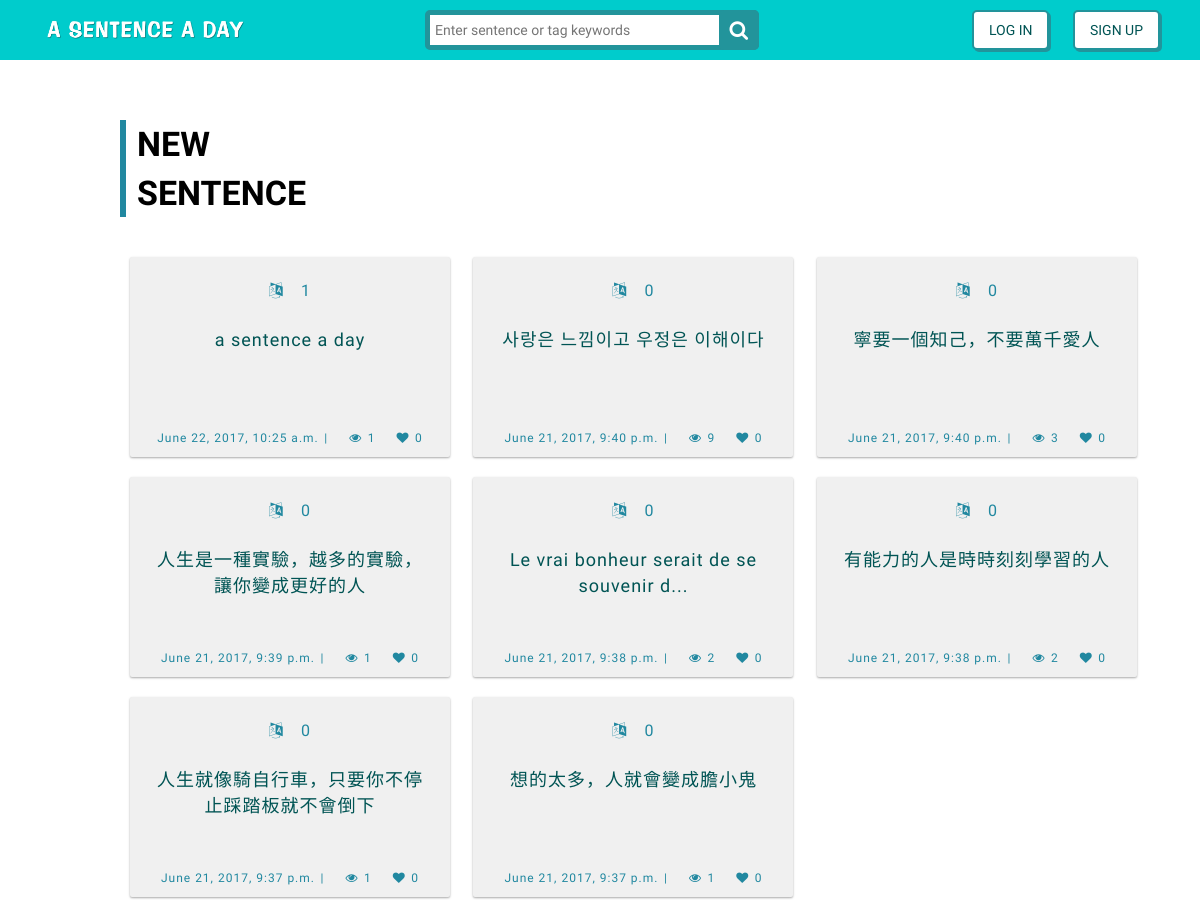
Before: / (upper part) with the older database file.
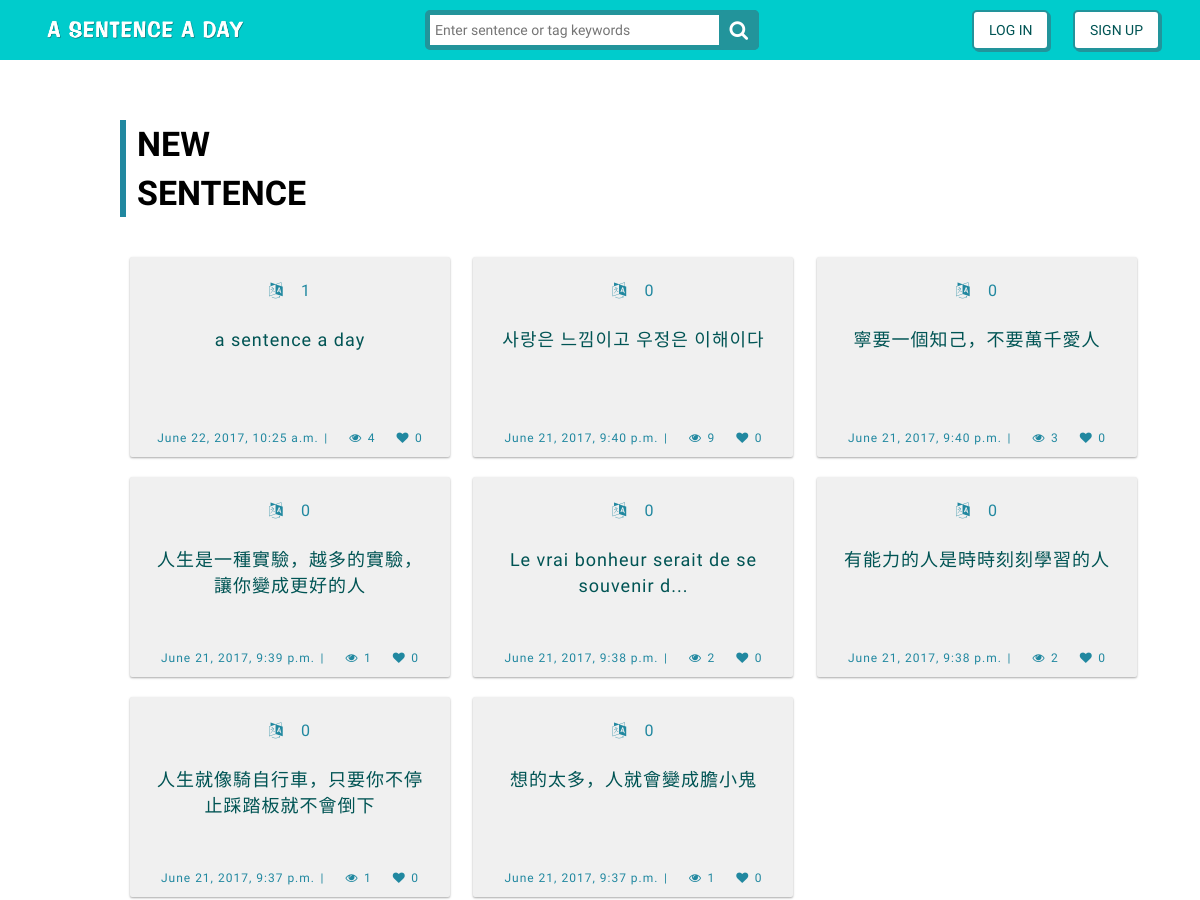
After: the same page with the newer database file.
### sentence/models.py (models this page shows, shortened)
class Sentence(models.Model):
	SID = models.AutoField(primary_key=True, null=False, unique=True)
	Date = models.DateTimeField(default=timezone.now, blank=True)
	Content = models.TextField()
	Sentence_tag = models.TextField(null=False, default='unknown')
	TopicID = models.ForeignKey('Topic',null=True,on_delete=models.CASCADE)
	UID = models.ForeignKey('User', on_delete=models.CASCADE)
	Likes = models.PositiveIntegerField(default=0)
	Views = models.PositiveIntegerField(default=0)
	Translation_count = models.PositiveIntegerField(default=0)

### sentence/views.py (the view)
# urls.py: url(r'^$', views.index,name="index"),
def index(request):
    sentencemodel_date_order = Sentence.objects.filter(Date__gt=datetime.datetime(2017, 1, 1, 0, 1)).order_by('-Date')[:8]
    sentencemodel_like_order = Sentence.objects.filter(Date__gt=datetime.datetime(2017, 1, 1, 0, 1)).order_by('-Likes')[:8]
    uid = request.session.get('UID')
    if User.objects.filter(UID = uid).exists():
        if request.session.get('UID'):
            uid = request.session.get('UID')
            usermodel = User.objects.get(UID=uid)
            allMessage = Message.objects.filter(RoomUID=uid)
            context = {'username': usermodel,'sentence_content': sentencemodel_like_order,
            'sentence_content_date': sentencemodel_date_order,'extend_index': 'sentence/background.html'
            ,'allMessage':allMessage}
            return render(request, "sentence/index.html",context)
        else:
            print('logout index')
            context = {'sentence_content': sentencemodel_like_order,'sentence_content_date': sentencemodel_date_order
            ,'extend_index': 'sentence/background.html'}
            return render(request, "sentence/index.html",context)
    else:
        context = {'sentence_content': sentencemodel_like_order,'sentence_content_date': sentencemodel_date_order
        ,'extend_index': 'sentence/background.html'}
        return render(request, "sentence/index.html",context)
    context = {'sentence_content': sentencemodel_like_order,'sentence_content_date': sentencemodel_date_order
        ,'extend_index': 'sentence/background.html'}
    return render(request, "sentence/index.html",context)

### sentence/templates/sentence/index.html (shortened to what this page needs)
{% extends 'sentence/background.html' %}
{% load staticfiles %}
{% load tz %}
{% block content1 %}
{% if username %}
<div class="inputfield-container">
    <section>
        <div class="row">
            <div class="col-md-12 fields" id="post-btn" data-toggle="modal">
                <label for="input">What do you want to say today?</label>
                <input id="input" type='text'></input>
            </div>
        </div>
    </section>
</div>
            <div class="modal fade" id="post-modal" role="dialog">
                <div class="modal-dialog">
                    <div class="post-box sentence">
                        <div class="top" style="padding: 15px;">
                            <button type="button" class="close" data-dismiss="modal" style="outline: 0;"><i class="fa fa-times"></i></button>
                        </div>
                        <div class="postbox-content sentence">
                          <form method = "POST" action="/sentence_post/" >
                              {% csrf_token %}
                              {{ form.as_p }}
                              <h2>DAILY POST</h2>
                                <i class="fa fa-pencil" style="color:#00CCCC;"></i>&emsp;<font class="postbox-inputtitle">SENTENCE</font>
                                <p><textarea cols="50" rows="5" id="input" type='text' name='sentence' placeholder="No more than 50 words" required></textarea></p>
                                <i class="fa fa-tag" style="color:#00CCCC;"></i>&emsp;<font class="postbox-inputtitle">LANGUAGE</font>
                                <input type="text" name="language" placeholder="Type the language (English only)" required></input>
                                <i class="fa fa-tag" style="color:#00CCCC;"></i>&emsp;<font class="postbox-inputtitle">HASH TAG KEYWORDS</font>
                                <input type="text" name="topic" placeholder="#Keywords (Optional)" /></input>
                                <i class="fa fa-external-link" style="color:#00CCCC;"></i>&emsp;<font class="postbox-inputtitle">RELATIVE LINK</font>
                                <input type='text' id="link" name='link' placeholder="Paste Link (Optional)"></input>
                                <div id="show_link"></div>
                                <div><input id="post-submit" type="submit" name="post_submit" value="Submit" /></div>
                          </form>
                        </div>
                    </div>
                </div>
            </div>
<div class="index-wrapper" style="position: absolute; margin-top: 150px;">
      <div class="index-title newtitle">
        <div class="index-title-word">New</div>
        <div class="index-title-word">Sentence</div>
      </div>
      <div class="index-content">
        <div class="postcard-container">
        {% for surl in sentence_content_date %}
            <a href="{% url 'sentence_url' sid=surl.SID%}">
                <div class="card card-1 new">
                  <div class="postcard-time new">
                    <span class="postcount translate"><i class="fa fa-language"></i>&emsp;{{ surl.Translation_count }}</span>
                  </div>
                  <div class="postcard-content new">{{surl.Content}}</div>
                  <div class="postcard-btn new">
                    <span class="posttime">{{surl.Date|timezone:"Asia/Taipei"}}</span>
                    <span>|</span>
                    &ensp;
                    <i class="fa fa-eye"></i> <span class="postcount eye">{{ surl.Views }}</span>
                    &ensp;
                    <a><button class="cardheart" data-post-id="{{ surl.SID }}"><i class="fa fa-heart"></i> <span class="postcount heart like_{{ surl.SID }}">{{ surl.Likes }}</span></button></a>
                  </div>
                </div>
            </a>
          {% endfor %}
        </div>
        <div class="morelink new">
            <a href="{% url 'search' ranktype='newSentence' %}">More >></a>
        </div>
      </div>
      <div class="index-title poputitle">
        <div class="index-title-word">Popular</div>
        <div class="index-title-word">Sentence</div>
      </div>
      <div class="index-content">
        <div class="postcard-container">
        {% for surl in sentence_content %}
            <a href="{% url 'sentence_url' sid=surl.SID%}">
                <div class="card card-1 popu">
                  <div class="postcard-time popu">
                    <span class="postcount translate"><i class="fa fa-language"></i>&emsp;{{ surl.Translation_count }}</span>
                  </div>
                  <div class="postcard-content popu">{{surl.Content}}</div>
                  <div class="postcard-btn popu">
                    <span class="posttime">{{surl.Date|timezone:"Asia/Taipei"}}</span>
                    <span>|</span>
                    &ensp;
                    <i class="fa fa-eye"></i> <span class="postcount eye">{{ surl.Views }}</span>
                    &ensp;
                    <a><button class="cardheart" data-post-id="{{ surl.SID }}"><i class="fa fa-heart"></i> <span class="postcount heart like_{{ surl.SID }}">{{ surl.Likes }}</span></button></a>
                  </div>
                </div>
            </a>
        {% endfor %}
        </div>
        <div class="morelink popu">
            <a href="{% url 'search' ranktype='popularSentence' %}">More >></a>
        </div>
      </div>
</div>
{% else %}
<div class="index-wrapper">
      <div class="index-title newtitle">
        <div class="index-title-word">New</div>
        <div class="index-title-word">Sentence</div>
      </div>
      <div class="index-content">
        <div class="postcard-container">
          {% for surl in sentence_content_date %}
            <a href="{% url 'sentence_url' sid=surl.SID%}">
                <div class="card card-1 new">
                  <div class="postcard-time new">
                    <span class="postcount translate"><i class="fa fa-language"></i>&emsp;{{ surl.Translation_count }}</span>
                  </div>
                  <div class="postcard-content new">{{surl.Content}}</div>
                  <div class="postcard-btn new">
                    <span class="posttime">{{surl.Date|timezone:"Asia/Taipei"}}</span>
                    <span>|</span>
                    <i class="fa fa-eye"></i> <span class="postcount eye">{{surl.Views}}</span>
                    <i class="fa fa-heart"></i> <span class="postcount heart">{{surl.Likes}}</span>
                  </div>
                </div>
            </a>
          {% endfor %}
        </div>
      </div>
</div>
{% endif %}
{% endblock content1 %}

### sentence/templates/sentence/background.html (shortened to what this page needs)
{% load staticfiles %}
<!DOCTYPE html>
<html>
<head>
    <link rel="stylesheet" href="https://cdnjs.cloudflare.com/ajax/libs/normalize/5.0.0/normalize.min.css">
    <link rel="stylesheet" href="https://netdna.bootstrapcdn.com/bootstrap/3.3.7/css/bootstrap.min.css">
    <link rel="stylesheet" href="{% static 'icons-fonts/glyphicon-style.css' %}">
    <link href="https://file.myfontastic.com/aR4fpYP5juQuaFcCLbzkFZ/icons.css" rel="stylesheet">
    <link rel="stylesheet" href="https://maxcdn.bootstrapcdn.com/font-awesome/4.7.0/css/font-awesome.min.css">
    <link rel="stylesheet" href="{% static 'css/styles.css' %}">
    <link rel="stylesheet" href="{% static 'css/navbar.css' %}">
    <link rel="stylesheet" href="{% static 'css/textfield.css' %}">
    <link rel="stylesheet" href="{% static 'css/postcard.css' %}">
    <link rel="stylesheet" href="{% static 'css/sentence.css' %}">
    <link rel="stylesheet" href="{% static 'css/userMap.css' %}">
    <link rel="stylesheet" href="{% static 'css/userprofile.css' %}">
    <link href="{% static 'css/jqvmap.css' %}" media="screen" rel="stylesheet" type="text/css">
    <link rel="stylesheet" href="{% static 'css/sb-admin.css' %}">
    <link rel="stylesheet" href="{% static 'css/morris.css' %}">
    <link rel="stylesheet" href="https://code.jquery.com/ui/1.8.10/themes/smoothness/jquery-ui.css" type="text/css">
</head>
<body>
    <div class="header">
        <nav class="navbar-fixed-top" role="navigation">
            <div class="navbar header-1">
                <div class="container">
                    <div class="col-md-4 col-sm-6 col-xs-6">
                        <div class="header-logo">
                            <a href="/"> <img class="logo img-valign img-responsive" src="{% static 'images/logo2.png' %}"> </a>
                        </div>
                    </div>
                    <div class="col-md-5 col-sm-6 col-xs-6">
                        <form class="search">
                            <input class="searchTerm" placeholder="Enter sentence or tag keywords" />
                        </form>
                    </div>
                    <div class="col-md-3 col-sm-6 col-xs-6 header-mobile-sm">
                        {% if not username %}
                        <div class="header-sm">
                            <span class="before-login">
                                <button type="button" class="btn1 btn-default navbar-btn" id="login-btn" data-toggle="modal">Log In</button>
                            </span>
                            <span class="before-login">
                                <button type="button" class="btn1 btn-default navbar-btn" id="signup-btn" data-toggle="modal">Sign Up</button>
                            </span>
                        </div>
                        {% endif %}
                    </div>
                </div>
            </div>
        </nav>
    </div>
    <div class="message" style="display: block;">
    </div>
    <div class="body"> {% block content1 %} {% endblock content1 %} </div>
</body>
</html>

### sentence/static/css/styles.css (style rules this page uses)
html, head, body { height: 100%; background: white; font-family: 'Raleway', sans-serif; -webkit-font-smoothing: antialiased; }
body { padding-top: 30px; }
.body { margin-top: 80px; }

### sentence/static/css/navbar.css (style rules this page uses)
.img-valign { -webkit-transform: translateY(-50%); -moz-transform: translateY(-50%); -ms-transform: translateY(-50%); -o-transform: translateY(-50%); transform: translateY(-50%); }
.logo { width: 200px; float: left; }
.img-valign { position: relative; top: 50%; }
.navbar { min-height: inherit; }
input { outline: none; }
.header-1 { height: 60px; background: #00CCCC; margin-bottom: 0; border: none; border-radius: 0; }
.header-logo { position: relative; margin-top: 30px; }
.header-mobile-sm { height: 60px; padding: 0; display: flex; justify-content: flex-end; align-items: center; }
.header-sm span { padding: 10px; }
.search { width: 75%; position: relative; margin-top: 10px; }
.search:before { position: absolute; top: 0; right: 0; width: 40px; height: 40px; line-height: 40px; font-family: 'FontAwesome'; content: '\f002'; font-size: 20px; background: #22949b; text-align: center; color: #fff; border-radius: 5px; -webkit-font-smoothing: subpixel-antialiased; font-smooth: always; }
.searchTerm { -moz-box-sizing: border-box; -webkit-box-sizing: border-box; box-sizing: border-box; width: 100%; border: 5px solid #22949b; padding: 5px; height: 40px; border-radius: 5px; outline: none; }
.btn1 { padding: 8px 15px; text-decoration: none; background: #FFF; border: 2px solid #22949b; color: #005454; display: inline-block; position: relative; text-transform: uppercase; font-size: 14px; -webkit-border-radius: 5px; -moz-border-radius: 5px; -ms-border-radius: 5px; border-radius: 5px; -webkit-transition: background 0.3s ease; -moz-transition: background 0.3s ease; -ms-transition: background 0.3s ease; transition: background 0.3s ease; -webkit-box-shadow: 2px 2px 0 #22949b; -moz-box-shadow: 2px 2px 0 #22949b; -ms-box-shadow: 2px 2px 0 #22949b; box-shadow: 2px 2px 0 #22949b; }

### sentence/static/css/postcard.css (style rules this page uses)
.index-wrapper { position:absolute; width:100vw; overflow: hidden; background-color: #fff; }
.index-content { margin-left: 120px; margin-bottom: 80px; }
.index-title { margin-left: 120px; margin-bottom: 30px; position: relative; -webkit-perspective: 400; perspective: 400; padding-left: 17px; font-weight: bold; font-size: 34px; text-transform: uppercase; color: #000; }
.index-title:before { content: ''; display: block; position: absolute; height: 100%; width: 6px; background: #00CCCC; top: 0; left: 0; opacity: 0; -webkit-transform: translateX(-150px); transform: translateX(-150px); -webkit-animation: title-border-slide-in 0.7s ease-out forwards; animation: title-border-slide-in 0.7s ease-out forwards; }
.index-title.newtitle:before { background:#2188A0; }
.index-title .index-title-word { opacity: 0; -webkit-transform-origin: bottom center; transform-origin: bottom center; -webkit-transform: rotateX(-90deg); transform: rotateX(-90deg); }
.index-title .index-title-word:nth-child(1) { -webkit-animation: roll-in 0.25s 0s ease-out forwards; animation: roll-in 0.25s 0s ease-out forwards; }
.index-title .index-title-word:nth-child(2) { -webkit-animation: roll-in 0.25s 0.275s ease-out forwards; animation: roll-in 0.25s 0.275s ease-out forwards; }
.postcard-container { position: relative; }
.postcard-container a { text-decoration: none; }
.card { background: #f0f0f0; border-radius: 2px; display: inline-block; width: 320px; height: 200px; margin: 1rem; position: relative; }
.card-1 { box-shadow: 0 1px 3px rgba(0,0,0,0.12), 0 1px 2px rgba(0,0,0,0.24); transition: all 0.3s cubic-bezier(.25,.8,.25,1); text-align: center; font-size: 18px; letter-spacing: 1px; color: #095836; padding: 20px; }
.postcard-content { width: 280px; height: 120px; word-wrap: break-word; word-break: normal; color: #005454; transform:translateY(20%); }
.postcard-btn i, .postcard-btn span { font-size: 12px; }
.postcard-time span { font-size: 16px; }
.postcard-btn.new i, .postcard-btn.new span, .postcard-time.new span { color: #2188A0; }
.postcard-btn.new { color: #2188A0; }

### sentence/static/css/userMap.css (style rules this page uses)
.message { color: white; background: #337ab7; position: relative; margin: 0px 5px; display: inline-block; word-break: break-all; max-width: 100%; padding: 5px; border-radius: 10px; text-align: left; }

Changed rows visible on the page:
changed Sentence "a sentence a day": Views "1" → "4"
